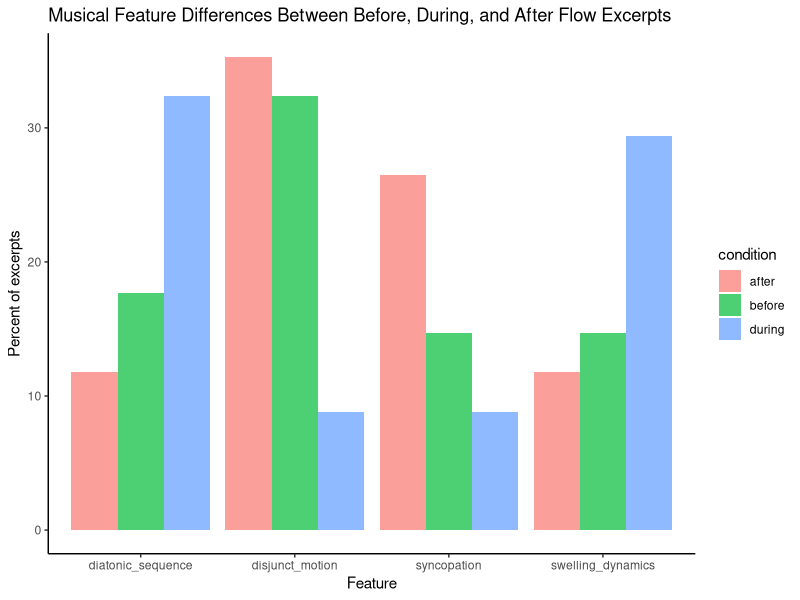
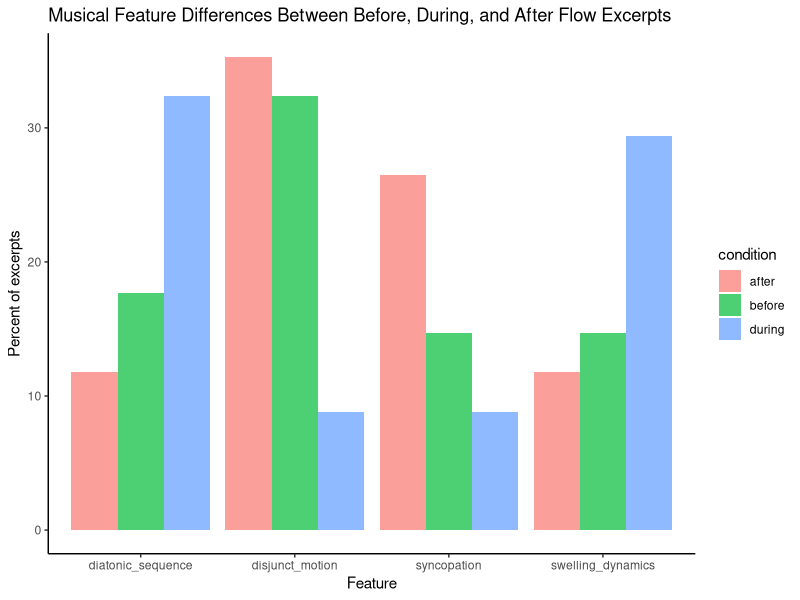

R code for these plots, in order:
## ---- chunk 1
library(tidyverse)
library(tidyr)
library(dplyr)

output_path = "plots/"
## ---- chunk 2
df <- read.csv("score-analysis/data/score_analysis_flow.csv")
## ---- chunk 3
df[] <- lapply(df, as.numeric) 

#reinstate NAs caused by numeric coercion
df <- df %>%
  mutate(condition = c("during", "after", "before"))

## ---- chunk 4

#convert to long form for plot
library(reshape2)
df.long<-melt(df,id.vars="condition")

#calculate percent out of 34 melodies
df.long_percent <- df.long %>%
  mutate(percent = value/34 * 100)

score_bar_graph <- ggplot(df.long_percent, aes(x = variable, y = percent, fill = condition)) + 
  geom_bar(position = "dodge", stat = "identity", alpha = 0.7) + 
  #facet_wrap(~variable) +
  xlab("Feature") +
  ylab("Percent of excerpts") +
  ggtitle("Musical Feature Differences Between Before, During, and After Flow Excerpts") +
  theme(axis.text.x = element_blank()) +
  theme_classic()

score_bar_graph

# save
ggsave(paste0(output_path, "Figure 4a.tiff"), 
       score_bar_graph, 
       height = 5, width = 9,
       units = "cm",
       dpi=300)


